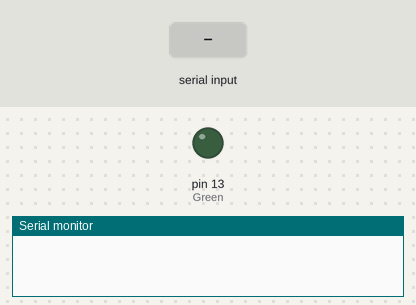
Recording of a sketch running on a simulated Arduino Uno, built with avr-gcc and run on an emulated ATmega328P. Shown: output pins drawn as LEDs (lit = HIGH), the last lines printed to the serial monitor. The inputs (shaded band) are chosen by the test bench.

Above: at 1.2 s.
1.3 s: "on" received over Serial
At 3.5 s:
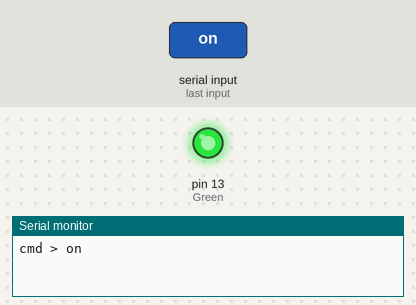
3.8 s: "off" received over Serial
At 5.4 s:
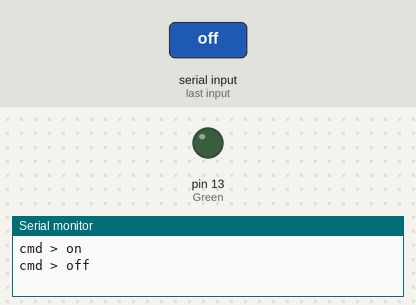
Timing chart, 0 to 6.9 s (numbered marks = the images above; inputs shaded):
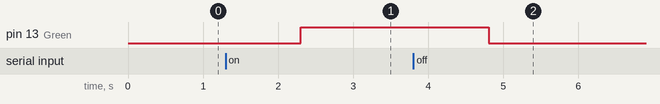

Measured:
- after the input at 1.3 s, pin 13 (Green): LOW → HIGH after 1.0 s
- after the input at 3.8 s, pin 13 (Green): HIGH → LOW after 1.0 s

The sketch:

ProjString.ino
```cpp
const int Green = 13;
String cmd = "";

void setup() {
  Serial.begin(9600);
  pinMode(Green, OUTPUT);
}

void loop() {
    if (Serial.available() > 0){
      cmd = Serial.readString();
      cmd.trim();
      Serial.print("cmd > ");
      Serial.println(cmd);
      if(cmd == "on"){
        digitalWrite(Green,HIGH);
      }else if (cmd == "off") {
         digitalWrite(Green,LOW);
      }
    }
}
```
